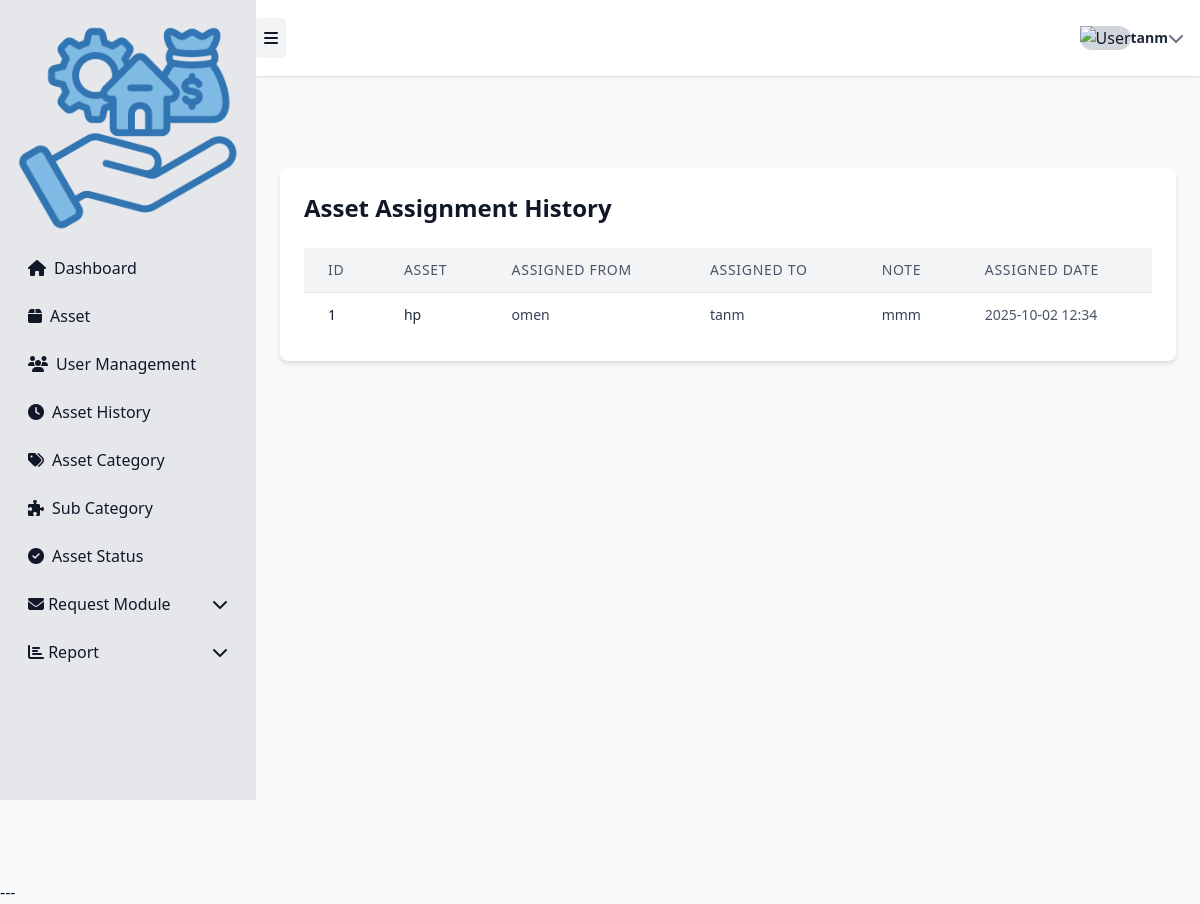
The page /assets/history/ (signed in) on the database as committed earlier.
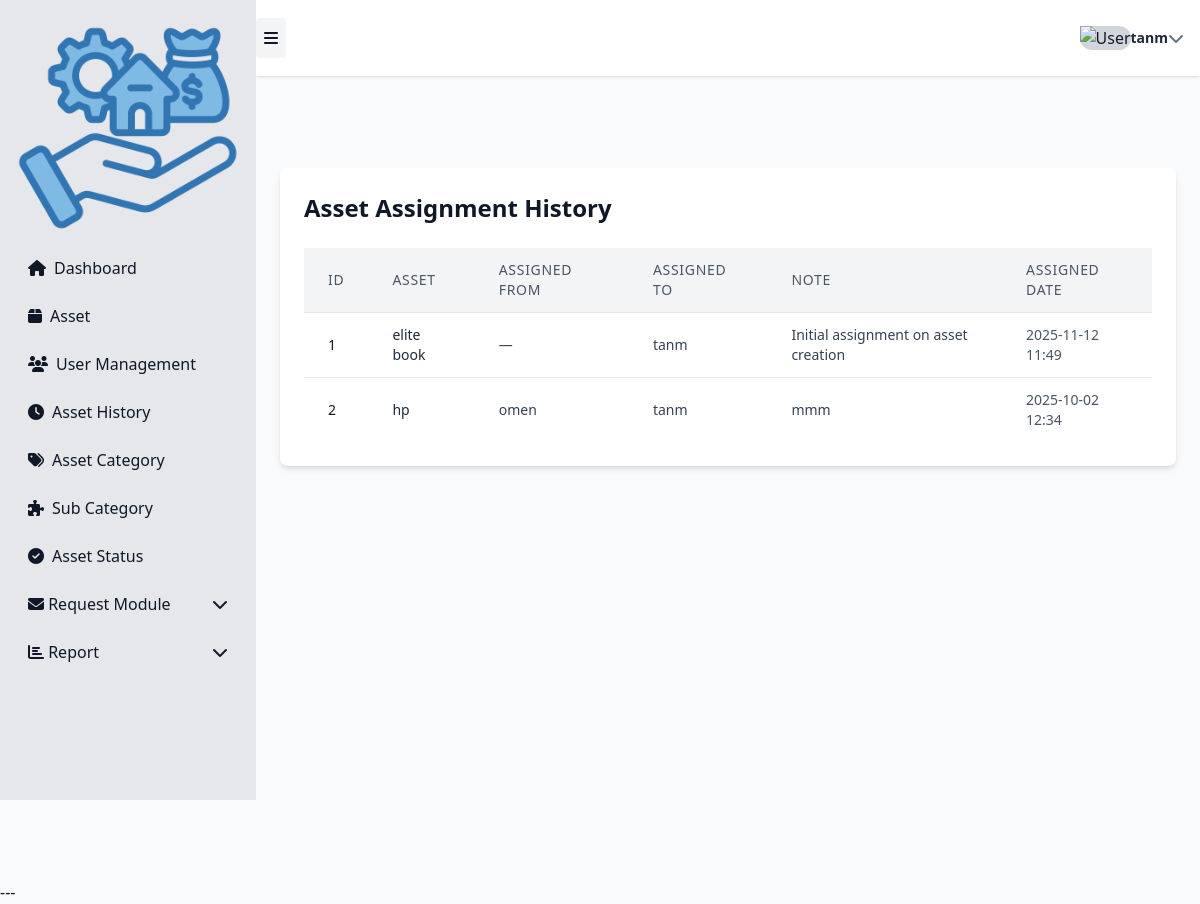
The same page on the database as committed later.
### asset1/models.py (models this page shows, shortened)
class AssignmentHistory(models.Model):
    asset = models.ForeignKey(Asset, on_delete=models.CASCADE, related_name="history")
    assigned_from = models.ForeignKey(settings.AUTH_USER_MODEL, null=True, blank=True,
                                      on_delete=models.SET_NULL, related_name="+")
    assigned_to = models.ForeignKey(settings.AUTH_USER_MODEL, null=True, blank=True,
                                    on_delete=models.SET_NULL, related_name="+")
    note = models.TextField(blank=True)
    created_at = models.DateTimeField(auto_now_add=True)
    class Meta:
        ordering = ["-created_at"]

class Asset(models.Model):
    STATUS_AVAILABLE = "available"
    STATUS_ASSIGNED = "assigned"
    STATUS_MAINTENANCE = "maintenance"
    STATUS_LOST = "lost"
    STATUS_RETIRED = "retired"
    STATUS_CHOICES = [
        (STATUS_AVAILABLE, "Available"),
        (STATUS_ASSIGNED, "Assigned"),
        (STATUS_MAINTENANCE, "Maintenance"),
        (STATUS_LOST, "Lost"),
        (STATUS_RETIRED, "Retired"),
    ]
    uuid = models.UUIDField(default=uuid.uuid4, editable=False, unique=True)
    name = models.CharField(max_length=200)
    category = models.ForeignKey(Category, on_delete=models.PROTECT, related_name="assets")
    serial_number = models.CharField(max_length=200, blank=True, null=True, unique=True)
    description = models.TextField(blank=True)
    location = models.ForeignKey(Location, on_delete=models.SET_NULL, null=True, blank=True)
    status = models.CharField(max_length=32, choices=STATUS_CHOICES, default=STATUS_AVAILABLE)
    assigned_to = models.ForeignKey(settings.AUTH_USER_MODEL, null=True, blank=True,
                                    on_delete=models.SET_NULL, related_name="assigned_assets")
    acquired_date = models.DateField(null=True, blank=True)
    purchase_price = models.DecimalField(max_digits=12, decimal_places=2, null=True, blank=True)
    is_active = models.BooleanField(default=True)
    created_at = models.DateTimeField(auto_now_add=True)
    updated_at = models.DateTimeField(auto_now=True)

### asset1/views.py (the view)
# urls.py: path('assets/history/', views.asset_history, name='asset_history'),
@login_required
def asset_history(request):
    history = AssignmentHistory.objects.select_related("asset","assigned_to").all()
    return render(request, 'asset1/asset_history.html', {"history": history})

### asset1/templates/asset1/asset_history.html (shortened to what this page needs)
{% extends "asset1/sidebar.html" %}
{% block page_content %}
<div class="max-w-6xl mx-auto mt-10 p-6 bg-white rounded-lg shadow-md">
  <div class="flex justify-between items-center mb-6">
    <h2 class="text-2xl font-bold">Asset Assignment History</h2>
  </div>
  {% if history %}
  <div class="overflow-x-auto">
    <table class="min-w-full divide-y divide-gray-200 rounded-lg shadow-sm">
      <thead class="bg-gray-100">
        <tr>
          <th class="px-6 py-3 text-left text-sm font-medium text-gray-600 uppercase tracking-wider">ID</th>
          <th class="px-6 py-3 text-left text-sm font-medium text-gray-600 uppercase tracking-wider">Asset</th>
          <th class="px-6 py-3 text-left text-sm font-medium text-gray-600 uppercase tracking-wider">Assigned From</th>
          <th class="px-6 py-3 text-left text-sm font-medium text-gray-600 uppercase tracking-wider">Assigned To</th>
          <th class="px-6 py-3 text-left text-sm font-medium text-gray-600 uppercase tracking-wider">Note</th>
          <th class="px-6 py-3 text-left text-sm font-medium text-gray-600 uppercase tracking-wider">Assigned Date</th>
        </tr>
      </thead>
      <tbody class="bg-white divide-y divide-gray-200">
        {% for req in history %}
        <tr class="hover:bg-gray-100 transition">
          <td class="px-6 py-3 text-sm">{{ forloop.counter }}</td>
          <td class="px-6 py-3 text-sm font-medium text-gray-800">{{ req.asset.name }}</td>
          <td class="px-6 py-3 text-sm text-gray-700">
            {{ req.assigned_from|default:"—" }}
          </td>
          <td class="px-6 py-3 text-sm text-gray-700">
            {{ req.assigned_to|default:"—" }}
          </td>
          <td class="px-6 py-3 text-sm text-gray-700">{{ req.note|default:"—" }}</td>
          <td class="px-6 py-3 text-sm text-gray-600">{{ req.created_at|date:"Y-m-d H:i" }}</td>
        </tr>
        {% empty %}
        <tr>
          <td colspan="6" class="px-6 py-4 text-center text-gray-500">No history found.</td>
        </tr>
        {% endfor %}
      </tbody>
    </table>
  </div>
  {% else %}
    <p class="text-center text-gray-500 mt-4">No asset history found.</p>
  {% endif %}
</div>
{% endblock %}

Rows that differ between the two databases and show on the page:
added AssignmentHistory: asset.name "elite book", assigned_from "—", assigned_to "tanm", note "Initial assignment on asset creation", created_at "2025-11-12 11:49"
